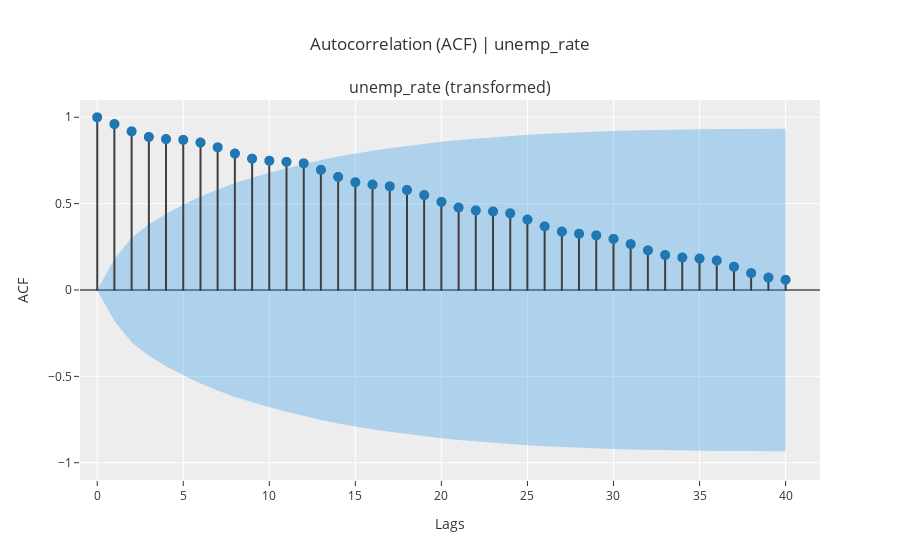

The cell this chart's notebook holds for it:
### Code cell
# exp.plot_model(plot="acf")
exp.plot_model(plot="acf", return_fig=True).show()

### Figure 1 — Plotly figure (JSON) as saved in the notebook; plotly's stock layout.template omitted (floating-point values rounded to 4 significant figures)
{"data": [{"line": {"color": "#3f3f3f"}, "marker": {"size": 10}, "mode": "lines", "name": "ACF", "showlegend": false, "type": "scattergl", "x": [0, 0], "xaxis": "x", "y": [0, 1], "yaxis": "y"}, {"line": {"color": "#3f3f3f"}, "marker": {"size": 10}, "mode": "lines", "name": "ACF", "showlegend": false, "type": "scattergl", "x": [1, 1], "xaxis": "x", "y": [0, 0.9607], "yaxis": "y"}, {"line": {"color": "#3f3f3f"}, "marker": {"size": 10}, "mode": "lines", "name": "ACF", "showlegend": false, "type": "scattergl", "x": [2, 2], "xaxis": "x", "y": [0, 0.9185], "yaxis": "y"}, {"line": {"color": "#3f3f3f"}, "marker": {"size": 10}, "mode": "lines", "name": "ACF", "showlegend": false, "type": "scattergl", "x": [3, 3], "xaxis": "x", "y": [0, 0.8861], "yaxis": "y"}, {"line": {"color": "#3f3f3f"}, "marker": {"size": 10}, "mode": "lines", "name": "ACF", "showlegend": false, "type": "scattergl", "x": [4, 4], "xaxis": "x", "y": [0, 0.8739], "yaxis": "y"}, {"line": {"color": "#3f3f3f"}, "marker": {"size": 10}, "mode": "lines", "name": "ACF", "showlegend": false, "type": "scattergl", "x": [5, 5], "xaxis": "x", "y": [0, 0.8696], "yaxis": "y"}, {"line": {"color": "#3f3f3f"}, "marker": {"size": 10}, "mode": "lines", "name": "ACF", "showlegend": false, "type": "scattergl", "x": [6, 6], "xaxis": "x", "y": [0, 0.8538], "yaxis": "y"}, {"line": {"color": "#3f3f3f"}, "marker": {"size": 10}, "mode": "lines", "name": "ACF", "showlegend": false, "type": "scattergl", "x": [7, 7], "xaxis": "x", "y": [0, 0.8263], "yaxis": "y"}, {"line": {"color": "#3f3f3f"}, "marker": {"size": 10}, "mode": "lines", "name": "ACF", "showlegend": false, "type": "scattergl", "x": [8, 8], "xaxis": "x", "y": [0, 0.7901], "yaxis": "y"}, {"line": {"color": "#3f3f3f"}, "marker": {"size": 10}, "mode": "lines", "name": "ACF", "showlegend": false, "type": "scattergl", "x": [9, 9], "xaxis": "x", "y": [0, 0.7604], "yaxis": "y"}, {"line": {"color": "#3f3f3f"}, "marker": {"size": 10}, "mode": "lines", "name": "ACF", "showlegend": false, "type": "scattergl", "x": [10, 10], "xaxis": "x", "y": [0, 0.7484], "yaxis": "y"}, {"line": {"color": "#3f3f3f"}, "marker": {"size": 10}, "mode": "lines", "name": "ACF", "showlegend": false, "type": "scattergl", "x": [11, 11], "xaxis": "x", "y": [0, 0.7419], "yaxis": "y"}, {"line": {"color": "#3f3f3f"}, "marker": {"size": 10}, "mode": "lines", "name": "ACF", "showlegend": false, "type": "scattergl", "x": [12, 12], "xaxis": "x", "y": [0, 0.7334], "yaxis": "y"}, {"line": {"color": "#3f3f3f"}, "marker": {"size": 10}, "mode": "lines", "name": "ACF", "showlegend": false, "type": "scattergl", "x": [13, 13], "xaxis": "x", "y": [0, 0.6956], "yaxis": "y"}, {"line": {"color": "#3f3f3f"}, "marker": {"size": 10}, "mode": "lines", "name": "ACF", "showlegend": false, "type": "scattergl", "x": [14, 14], "xaxis": "x", "y": [0, 0.655], "yaxis": "y"}, {"line": {"color": "#3f3f3f"}, "marker": {"size": 10}, "mode": "lines", "name": "ACF", "showlegend": false, "type": "scattergl", "x": [15, 15], "xaxis": "x", "y": [0, 0.624], "yaxis": "y"}, {"line": {"color": "#3f3f3f"}, "marker": {"size": 10}, "mode": "lines", "name": "ACF", "showlegend": false, "type": "scattergl", "x": [16, 16], "xaxis": "x", "y": [0, 0.6102], "yaxis": "y"}, {"line": {"color": "#3f3f3f"}, "marker": {"size": 10}, "mode": "lines", "name": "ACF", "showlegend": false, "type": "scattergl", "x": [17, 17], "xaxis": "x", "y": [0, 0.6005], "yaxis": "y"}, {"line": {"color": "#3f3f3f"}, "marker": {"size": 10}, "mode": "lines", "name": "ACF", "showlegend": false, "type": "scattergl", "x": [18, 18], "xaxis": "x", "y": [0, 0.5791], "yaxis": "y"}, {"line": {"color": "#3f3f3f"}, "marker": {"size": 10}, "mode": "lines", "name": "ACF", "showlegend": false, "type": "scattergl", "x": [19, 19], "xaxis": "x", "y": [0, 0.5496], "yaxis": "y"}, {"line": {"color": "#3f3f3f"}, "marker": {"size": 10}, "mode": "lines", "name": "ACF", "showlegend": false, "type": "scattergl", "x": [20, 20], "xaxis": "x", "y": [0, 0.5103], "yaxis": "y"}, {"line": {"color": "#3f3f3f"}, "marker": {"size": 10}, "mode": "lines", "name": "ACF", "showlegend": false, "type": "scattergl", "x": [21, 21], "xaxis": "x", "y": [0, 0.4775], "yaxis": "y"}, {"line": {"color": "#3f3f3f"}, "marker": {"size": 10}, "mode": "lines", "name": "ACF", "showlegend": false, "type": "scattergl", "x": [22, 22], "xaxis": "x", "y": [0, 0.4606], "yaxis": "y"}, {"line": {"color": "#3f3f3f"}, "marker": {"size": 10}, "mode": "lines", "name": "ACF", "showlegend": false, "type": "scattergl", "x": [23, 23], "xaxis": "x", "y": [0, 0.4546], "yaxis": "y"}, {"line": {"color": "#3f3f3f"}, "marker": {"size": 10}, "mode": "lines", "name": "ACF", "showlegend": false, "type": "scattergl", "x": [24, 24], "xaxis": "x", "y": [0, 0.4442], "yaxis": "y"}, {"line": {"color": "#3f3f3f"}, "marker": {"size": 10}, "mode": "lines", "name": "ACF", "showlegend": false, "type": "scattergl", "x": [25, 25], "xaxis": "x", "y": [0, 0.4077], "yaxis": "y"}, {"line": {"color": "#3f3f3f"}, "marker": {"size": 10}, "mode": "lines", "name": "ACF", "showlegend": false, "type": "scattergl", "x": [26, 26], "xaxis": "x", "y": [0, 0.3685], "yaxis": "y"}, {"line": {"color": "#3f3f3f"}, "marker": {"size": 10}, "mode": "lines", "name": "ACF", "showlegend": false, "type": "scattergl", "x": [27, 27], "xaxis": "x", "y": [0, 0.3383], "yaxis": "y"}, {"line": {"color": "#3f3f3f"}, "marker": {"size": 10}, "mode": "lines", "name": "ACF", "showlegend": false, "type": "scattergl", "x": [28, 28], "xaxis": "x", "y": [0, 0.3258], "yaxis": "y"}, {"line": {"color": "#3f3f3f"}, "marker": {"size": 10}, "mode": "lines", "name": "ACF", "showlegend": false, "type": "scattergl", "x": [29, 29], "xaxis": "x", "y": [0, 0.3164], "yaxis": "y"}, {"line": {"color": "#3f3f3f"}, "marker": {"size": 10}, "mode": "lines", "name": "ACF", "showlegend": false, "type": "scattergl", "x": [30, 30], "xaxis": "x", "y": [0, 0.2959], "yaxis": "y"}, {"line": {"color": "#3f3f3f"}, "marker": {"size": 10}, "mode": "lines", "name": "ACF", "showlegend": false, "type": "scattergl", "x": [31, 31], "xaxis": "x", "y": [0, 0.2655], "yaxis": "y"}, {"line": {"color": "#3f3f3f"}, "marker": {"size": 10}, "mode": "lines", "name": "ACF", "showlegend": false, "type": "scattergl", "x": [32, 32], "xaxis": "x", "y": [0, 0.2298], "yaxis": "y"}, {"line": {"color": "#3f3f3f"}, "marker": {"size": 10}, "mode": "lines", "name": "ACF", "showlegend": false, "type": "scattergl", "x": [33, 33], "xaxis": "x", "y": [0, 0.2025], "yaxis": "y"}, {"line": {"color": "#3f3f3f"}, "marker": {"size": 10}, "mode": "lines", "name": "ACF", "showlegend": false, "type": "scattergl", "x": [34, 34], "xaxis": "x", "y": [0, 0.1884], "yaxis": "y"}, {"line": {"color": "#3f3f3f"}, "marker": {"size": 10}, "mode": "lines", "name": "ACF", "showlegend": false, "type": "scattergl", "x": [35, 35], "xaxis": "x", "y": [0, 0.182], "yaxis": "y"}, {"line": {"color": "#3f3f3f"}, "marker": {"size": 10}, "mode": "lines", "name": "ACF", "showlegend": false, "type": "scattergl", "x": [36, 36], "xaxis": "x", "y": [0, 0.1709], "yaxis": "y"}, {"line": {"color": "#3f3f3f"}, "marker": {"size": 10}, "mode": "lines", "name": "ACF", "showlegend": false, "type": "scattergl", "x": [37, 37], "xaxis": "x", "y": [0, 0.1346], "yaxis": "y"}, {"line": {"color": "#3f3f3f"}, "marker": {"size": 10}, "mode": "lines", "name": "ACF", "showlegend": false, "type": "scattergl", "x": [38, 38], "xaxis": "x", "y": [0, 0.0979], "yaxis": "y"}, {"line": {"color": "#3f3f3f"}, "marker": {"size": 10}, "mode": "lines", "name": "ACF", "showlegend": false, "type": "scattergl", "x": [39, 39], "xaxis": "x", "y": [0, 0.07192], "yaxis": "y"}, {"line": {"color": "#3f3f3f"}, "marker": {"size": 10}, "mode": "lines", "name": "ACF", "showlegend": false, "type": "scattergl", "x": [40, 40], "xaxis": "x", "y": [0, 0.05913], "yaxis": "y"}, {"marker": {"color": "#1f77b4", "size": 10}, "mode": "markers", "name": "ACF", "showlegend": false, "type": "scattergl", "x": [0, 1, 2, 3, 4, 5, 6, 7, 8, 9, 10, 11, 12, 13, 14, 15, 16, 17, 18, 19, 20, 21, 22, 23, 24, 25, 26, 27, 28, 29, 30, 31, 32, 33, 34, 35, 36, 37, 38, 39, 40], "xaxis": "x", "y": [1, 0.9607, 0.9185, 0.8861, 0.8739, 0.8696, 0.8538, 0.8263, 0.7901, 0.7604, 0.7484, 0.7419, 0.7334, 0.6956, 0.655, 0.624, 0.6102, 0.6005, 0.5791, 0.5496, 0.5103, 0.4775, 0.4606, 0.4546, 0.4442, 0.4077, 0.3685, 0.3383, 0.3258, 0.3164, 0.2959, 0.2655, 0.2298, 0.2025, 0.1884, 0.182, 0.1709, 0.1346, 0.0979, 0.07192, 0.05913], "yaxis": "y"}, {"line": {"color": "rgba(255,255,255,0)"}, "marker": {"size": 10}, "mode": "lines", "name": "UC", "showlegend": false, "type": "scatter", "x": [0, 1, 2, 3, 4, 5, 6, 7, 8, 9, 10, 11, 12, 13, 14, 15, 16, 17, 18, 19, 20, 21, 22, 23, 24, 25, 26, 27, 28, 29, 30, 31, 32, 33, 34, 35, 36, 37, 38, 39, 40], "xaxis": "x", "y": [0, 0.1789, 0.3018, 0.3809, 0.442, 0.4942, 0.541, 0.5825, 0.6189, 0.6504, 0.6783, 0.7042, 0.7288, 0.7521, 0.7724, 0.79, 0.8056, 0.8203, 0.8342, 0.847, 0.8583, 0.868, 0.8763, 0.8841, 0.8915, 0.8986, 0.9045, 0.9093, 0.9133, 0.917, 0.9205, 0.9235, 0.926, 0.9278, 0.9292, 0.9304, 0.9316, 0.9326, 0.9332, 0.9335, 0.9337], "yaxis": "y"}, {"fill": "tonexty", "fillcolor": "rgba(32, 146, 230,0.3)", "line": {"color": "rgba(255,255,255,0)"}, "marker": {"size": 10}, "mode": "lines", "name": "LC", "showlegend": false, "type": "scatter", "x": [0, 1, 2, 3, 4, 5, 6, 7, 8, 9, 10, 11, 12, 13, 14, 15, 16, 17, 18, 19, 20, 21, 22, 23, 24, 25, 26, 27, 28, 29, 30, 31, 32, 33, 34, 35, 36, 37, 38, 39, 40], "xaxis": "x", "y": [0, -0.1789, -0.3018, -0.3809, -0.442, -0.4942, -0.541, -0.5825, -0.6189, -0.6504, -0.6783, -0.7042, -0.7288, -0.7521, -0.7724, -0.79, -0.8056, -0.8203, -0.8342, -0.847, -0.8583, -0.868, -0.8763, -0.8841, -0.8915, -0.8986, -0.9045, -0.9093, -0.9133, -0.917, -0.9205, -0.9235, -0.926, -0.9278, -0.9292, -0.9304, -0.9316, -0.9326, -0.9332, -0.9335, -0.9337], "yaxis": "y"}], "layout": {"annotations": [{"font": {"size": 16}, "showarrow": false, "text": "unemp_rate (transformed)", "x": 0.5, "xanchor": "center", "xref": "paper", "y": 1, "yanchor": "bottom", "yref": "paper"}], "showlegend": false, "title": {"text": "Autocorrelation (ACF) | unemp_rate"}, "xaxis": {"anchor": "y", "domain": [0, 1], "range": [-1, 42], "title": {"text": "Lags"}}, "yaxis": {"anchor": "x", "domain": [0, 1], "range": [-1.1, 1.1], "title": {"text": "ACF"}, "zerolinecolor": "#000000"}}}
